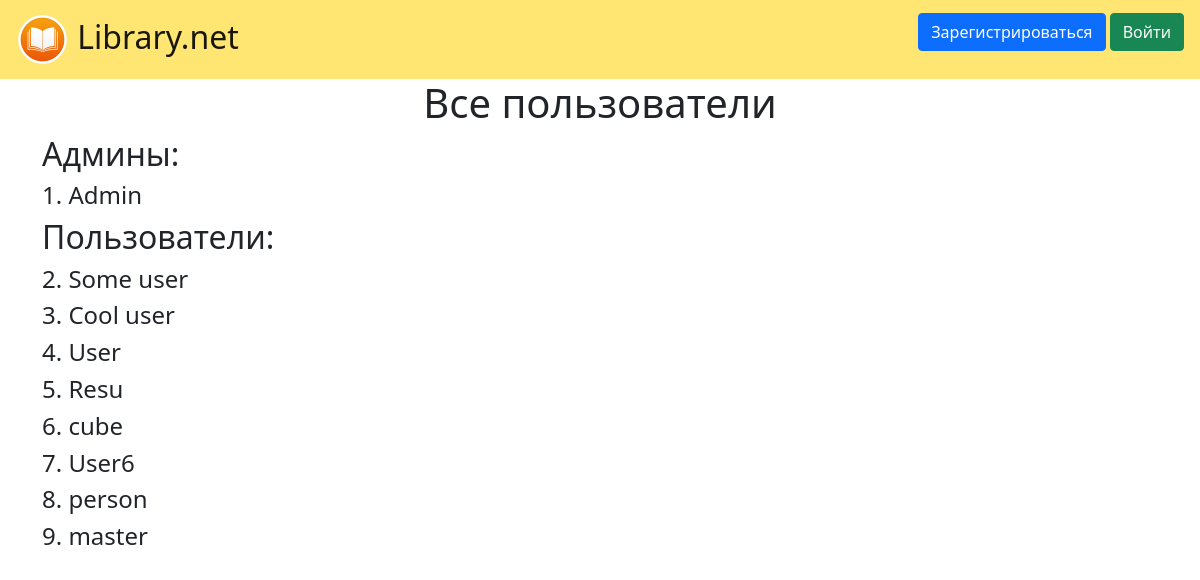
/users, run on an earlier commit of the app's database.
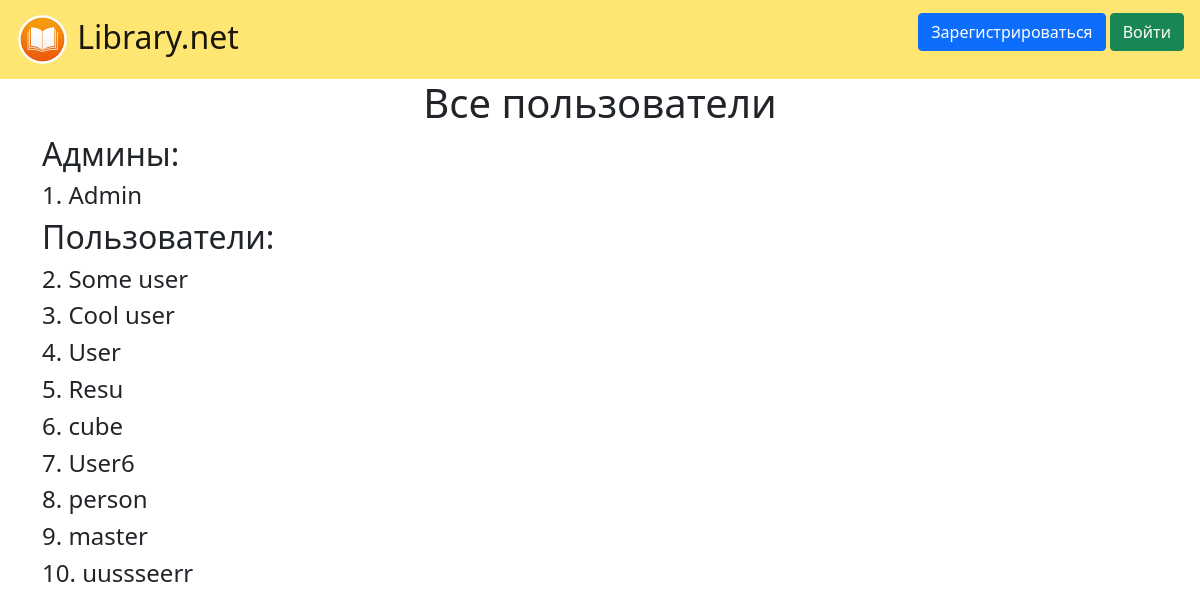
And on a later commit of the database.
### data/users.py (models this page shows, shortened)
class User(SqlAlchemyBase, UserMixin, SerializerMixin):
    __tablename__ = 'users'
    id = sqlalchemy.Column(sqlalchemy.Integer,
                           primary_key=True, autoincrement=True)  # айди
    name = sqlalchemy.Column(sqlalchemy.String, nullable=True)  # имя пользователя
    about = sqlalchemy.Column(sqlalchemy.String, nullable=True)  # описание
    email = sqlalchemy.Column(sqlalchemy.String,
                              index=True, unique=True, nullable=True)  # адрес почты
    position = sqlalchemy.Column(sqlalchemy.String, nullable=True)  # должность
    hashed_password = sqlalchemy.Column(sqlalchemy.String, nullable=True)  # пароль
    created_date = sqlalchemy.Column(sqlalchemy.DateTime,
                                     default=datetime.datetime.now)  # дата создания

### main.py (the view)
@app.route("/users")
def users():
    db_sess = db_session.create_session()
    users = db_sess.query(User).all()
    return render_template("users.html", users=users, title='Список пользователей')

### data/db_session.py (called while the page is built)
def create_session() -> Session:
    global __factory
    return __factory()

### templates/users.html
{% extends "base.html" %}
{% block content %}
<h1>Все пользователи</h1>
{% for item in users%}
    {% if item.position == 'admin'%}
        <h2>Админы:</h2>
        <h4>{{loop.index}}. {{item.name}}</h4>
    <h2>Пользователи:</h2>
    {% elif item.position == 'user'%}
        <h4>{{loop.index}}. {{item.name}}</h4>
    {% endif %}
{% endfor %}
{% endblock %}

What changed in the data, as far as the page shows it:
added User: name "uussseerr"
